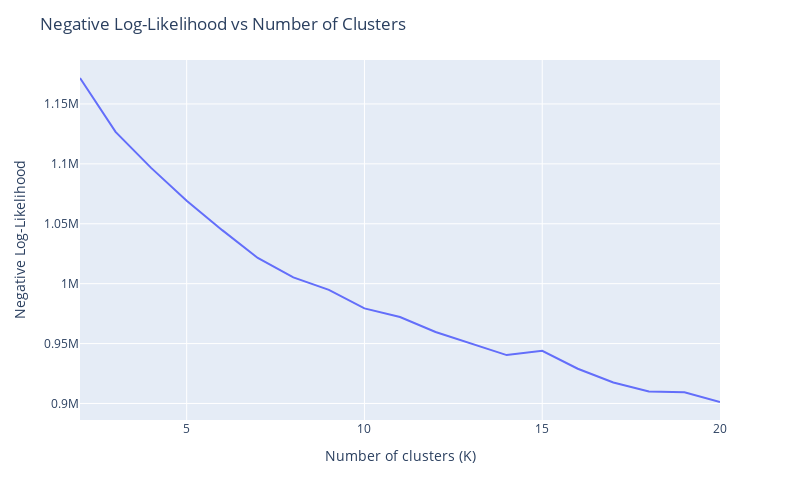
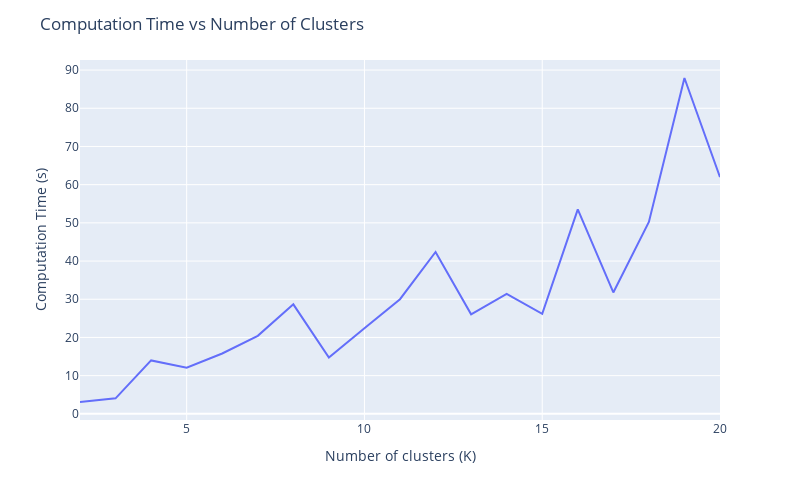

Notebook code for these charts, in order:
### Code cell
import plotly.express as px

fig = px.line(x=ks, y=nnls)
fig.update_layout(title="Negative Log-Likelihood vs Number of Clusters",
                  xaxis_title="Number of clusters (K)",
                  yaxis_title="Negative Log-Likelihood", 
                  width=800, height=500)
fig.show()

fig = px.line(x=ks, y=times)
fig.update_layout(title="Computation Time vs Number of Clusters",
                  xaxis_title="Number of clusters (K)",
                  yaxis_title="Computation Time (s)",
                  width=800, height=500)
fig.show()

### Figure 1 — Plotly figure (JSON) as saved in the notebook; plotly's stock layout.template omitted (floating-point values rounded to 4 significant figures)
{"data": [{"hovertemplate": "x=%{x}<br>y=%{y}<extra></extra>", "legendgroup": "", "line": {"color": "#636efa", "dash": "solid"}, "marker": {"symbol": "circle"}, "mode": "lines", "name": "", "orientation": "v", "showlegend": false, "type": "scatter", "x": [2, 3, 4, 5, 6, 7, 8, 9, 10, 11, 12, 13, 14, 15, 16, 17, 18, 19, 20], "xaxis": "x", "y": [1172000.0, 1127000.0, 1097000.0, 1069000.0, 1045000.0, 1021000.0, 1005000.0, 994900.0, 979400.0, 972200.0, 959700.0, 950100.0, 940400.0, 944000.0, 929000.0, 917500.0, 910000.0, 909300.0, 901200.0], "yaxis": "y"}], "layout": {"height": 500, "legend": {"tracegroupgap": 0}, "margin": {"t": 60}, "title": {"text": "Negative Log-Likelihood vs Number of Clusters"}, "width": 800, "xaxis": {"anchor": "y", "domain": [0, 1], "title": {"text": "Number of clusters (K)"}}, "yaxis": {"anchor": "x", "domain": [0, 1], "title": {"text": "Negative Log-Likelihood"}}}}

### Figure 2 — Plotly figure (JSON) as saved in the notebook; plotly's stock layout.template omitted (floating-point values rounded to 4 significant figures)
{"data": [{"hovertemplate": "x=%{x}<br>y=%{y}<extra></extra>", "legendgroup": "", "line": {"color": "#636efa", "dash": "solid"}, "marker": {"symbol": "circle"}, "mode": "lines", "name": "", "orientation": "v", "showlegend": false, "type": "scatter", "x": [2, 3, 4, 5, 6, 7, 8, 9, 10, 11, 12, 13, 14, 15, 16, 17, 18, 19, 20], "xaxis": "x", "y": [3.102, 4.063, 13.99, 12.1, 15.8, 20.43, 28.67, 14.75, 22.43, 30.02, 42.38, 26.05, 31.41, 26.19, 53.54, 31.78, 50.24, 87.92, 61.97], "yaxis": "y"}], "layout": {"height": 500, "legend": {"tracegroupgap": 0}, "margin": {"t": 60}, "title": {"text": "Computation Time vs Number of Clusters"}, "width": 800, "xaxis": {"anchor": "y", "domain": [0, 1], "title": {"text": "Number of clusters (K)"}}, "yaxis": {"anchor": "x", "domain": [0, 1], "title": {"text": "Computation Time (s)"}}}}
